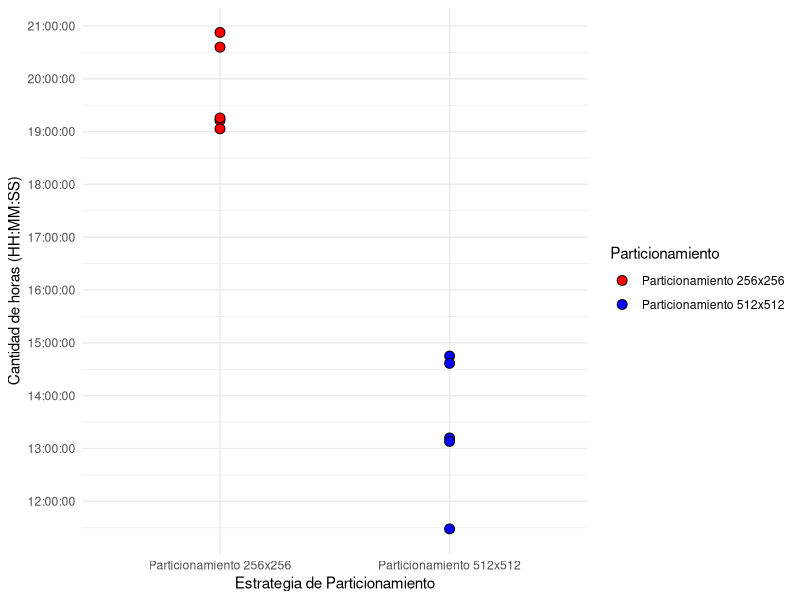

Generate this figure with R:
library(ggplot2)
library(tidyr)

# Datos de ejemplo
tiempo_512 <- c("11:28:40",	"13:12:00", "13:08:00", "14:45:00",	"14:36:42")
tiempo_256 <-	c("19:12:39",	"20:35:54",	"19:03:09",	"20:52:38",	"19:15:27")

# Convertir tiempos a formato de fecha y hora
tiempo_512 <- as.POSIXct(tiempo_512, format = "%H:%M:%S")
tiempo_256 <- as.POSIXct(tiempo_256, format = "%H:%M:%S")

# Crear un data.frame con los tiempos y las áreas
data <- data.frame(
  Tiempo = c(tiempo_512, tiempo_256),
  Particionamiento = rep(c("Particionamiento 512x512", "Particionamiento 256x256" ), each = 5)
)

# Crear el gráfico de puntos con colores personalizados
ggplot(data, aes(x = Particionamiento, y = Tiempo, fill = Particionamiento)) +
  geom_point(shape = 21, color = "black", size = 3) +
  labs(x = "Estrategia de Particionamiento", y = "Cantidad de horas (HH:MM:SS)") +
  scale_fill_manual(values = c("Particionamiento 512x512" = "blue", "Particionamiento 256x256" = "red")) +  # Mostrar la leyenda
  scale_y_datetime(date_labels = "%H:%M:%S", date_breaks = "1 hour") +  # Formato HH:MM:SS y saltos de 1 hora
  theme_minimal()
